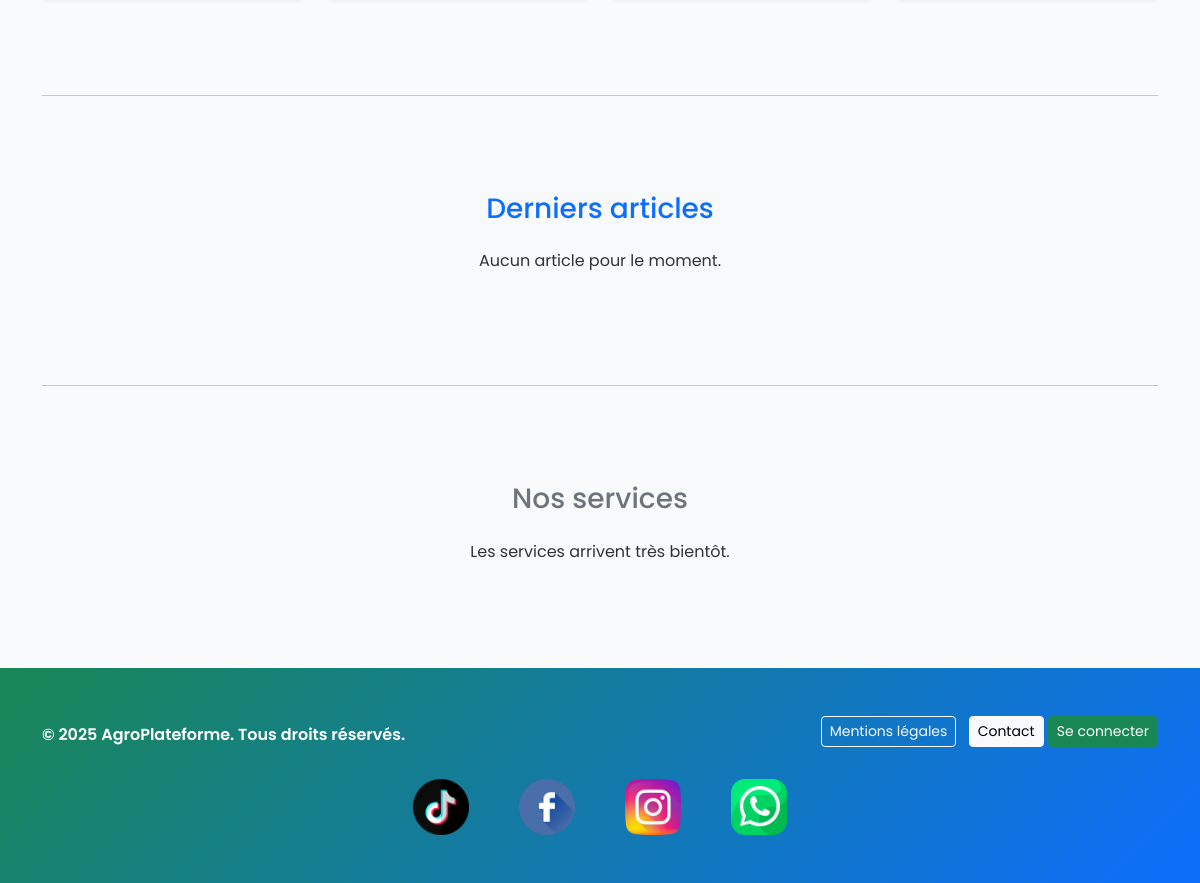
/ (lower part), run on an earlier commit of the app's database.
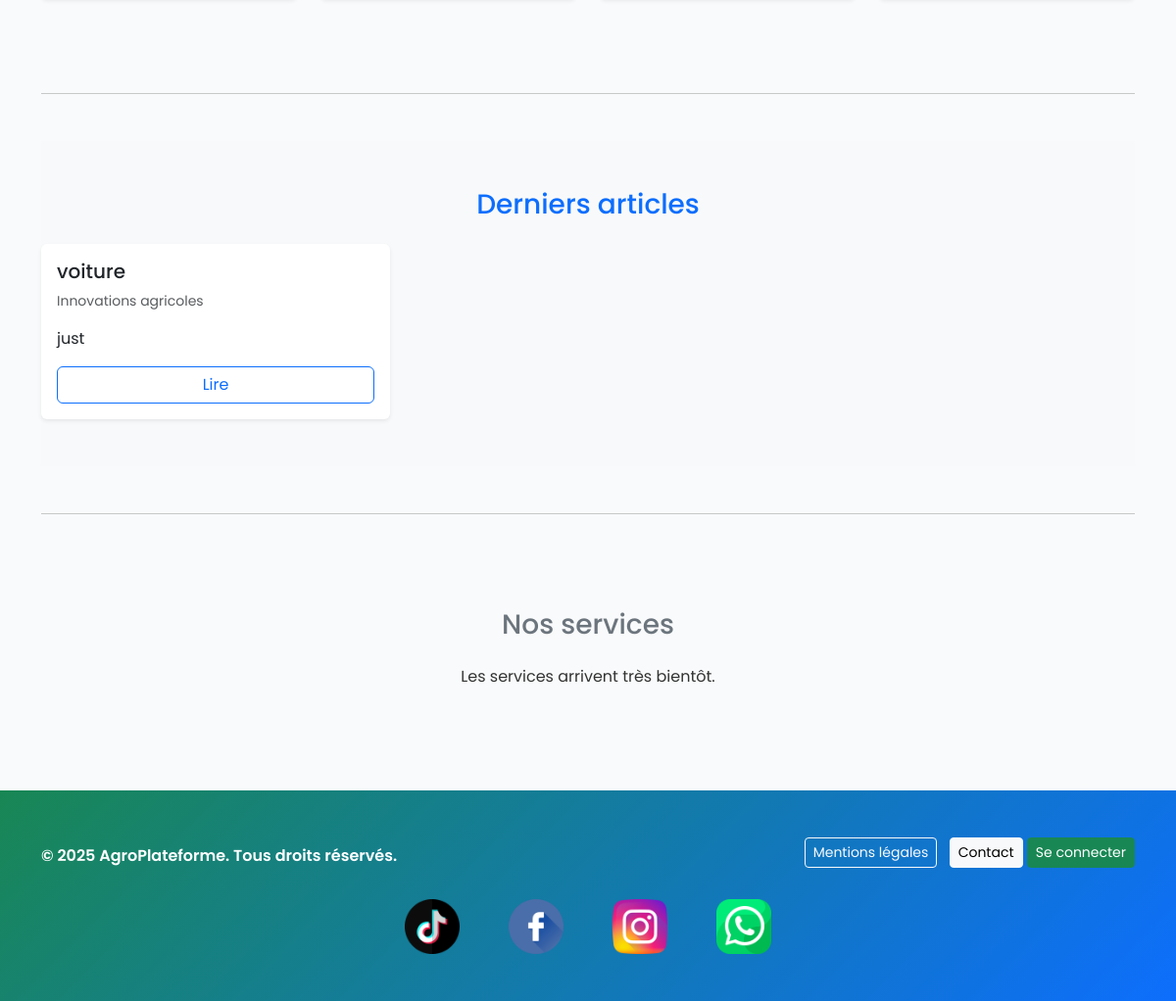
And on a later commit of the database.
### blog/models.py (models this page shows, shortened)
class Post(models.Model):
    title = models.CharField(max_length=200)
    slug = models.SlugField(max_length=220, unique=True, blank=True)
    author = models.ForeignKey(get_user_model(), on_delete=models.SET_NULL, null=True, blank=True)
    category = models.ForeignKey(Category, on_delete=models.SET_NULL, null=True, blank=True)
    excerpt = models.CharField(max_length=240, blank=True)
    content = models.TextField()
    published = models.BooleanField(default=True)
    price = models.PositiveIntegerField(null=True, blank=True, help_text="Mettre un prix si c'est une formation payante (en FCFA)")
    created_at = models.DateTimeField(auto_now_add=True)
    updated_at = models.DateTimeField(auto_now=True)
    image = models.ImageField(upload_to='posts/', null=True, blank=True)
    video = models.FileField(upload_to='videos/', null=True, blank=True)
    video_url = models.URLField(blank=True, null=True)
    class Meta:
        ordering = ['-created_at']
    def get_absolute_url(self):
        return reverse('blog:post_detail', args=[self.slug])

class Category(models.Model):
    name = models.CharField(max_length=120, unique=True)
    slug = models.SlugField(max_length=140, unique=True)
    class Meta:
        verbose_name_plural = 'Categories'
        ordering = ['name']

### core/views.py (the view)
# urls.py: path('', home, name='home'),
def home(request):
    posts = Post.objects.filter(published=True).order_by('-created_at')[:6]
    products = Product.objects.filter(available=True).order_by('-created_at')[:8]
    services = Service.objects.all()[:6]
    is_dashboard_manager = False
    if request.user.is_authenticated:
        is_dashboard_manager = request.user.groups.filter(name="DashboardManagers").exists()
    context = {
        'posts': posts,
        'products': products,
        'services': services,
        'is_dashboard_manager': is_dashboard_manager,
    }
    return render(request, 'core/home.html', context)

### shop/models.py (called while the page is built)
    def get_absolute_url(self):
        return reverse('shop:product_detail', args=[self.slug])

### core/templates/core/home.html (shortened to what this page needs)
{% extends 'base.html' %}
{% block content %}
{% load static %}
<section class="py-5">
</section>
<hr class="my-5"/>
<section class="py-5 bg-light">
  <h2 class="h3 mb-4 text-center text-primary">Derniers articles</h2>
  <div class="row g-4">
    {% for post in posts %}
    <div class="col-md-4">
      <div class="card h-100 shadow-sm border-0 hover-shadow">
        <div class="card-body d-flex flex-column">
          <h5 class="card-title">
            <a href="{{ post.get_absolute_url }}" class="text-decoration-none text-dark">{{ post.title }}</a>
          </h5>
          <p class="text-muted small">
            {% if post.category %} {{ post.category.name }} {% endif %}
          </p>
          <p class="card-text">{{ post.excerpt|default:post.content|truncatechars:120 }}</p>
          <a href="{{ post.get_absolute_url }}" class="btn btn-outline-primary mt-auto">Lire</a>
        </div>
      </div>
    </div>
    {% empty %}
    <p class="text-center">Aucun article pour le moment.</p>
    {% endfor %}
  </div>
</section>
<hr class="my-5"/>
<section class="py-5">
  <h2 class="h3 mb-4 text-center text-secondary">Nos services</h2>
  <div class="row g-4">
    {% for s in services %}
    <div class="col-md-4">
      <div class="card h-100 shadow-sm border-0 hover-shadow">
        <div class="card-body d-flex flex-column">
          <h5 class="card-title">
            <a href="{{ s.get_absolute_url }}" class="text-decoration-none text-dark">{{ s.name }}</a>
          </h5>
          <p class="card-text">{{ s.short_description|default:s.description|truncatechars:120 }}</p>
          <a href="{{ s.get_absolute_url }}" class="btn btn-outline-secondary mt-auto">Voir le service</a>
        </div>
      </div>
    </div>
    {% empty %}
    <p class="text-center">Les services arrivent très bientôt.</p>
    {% endfor %}
  </div>
</section>
{% endblock %}

What changed in the data, as far as the page shows it:
added Post: title "voiture", category.name "Innovations agricoles", excerpt "just"
Also different on the page:
text no longer shown: "Aucun article pour le moment."
